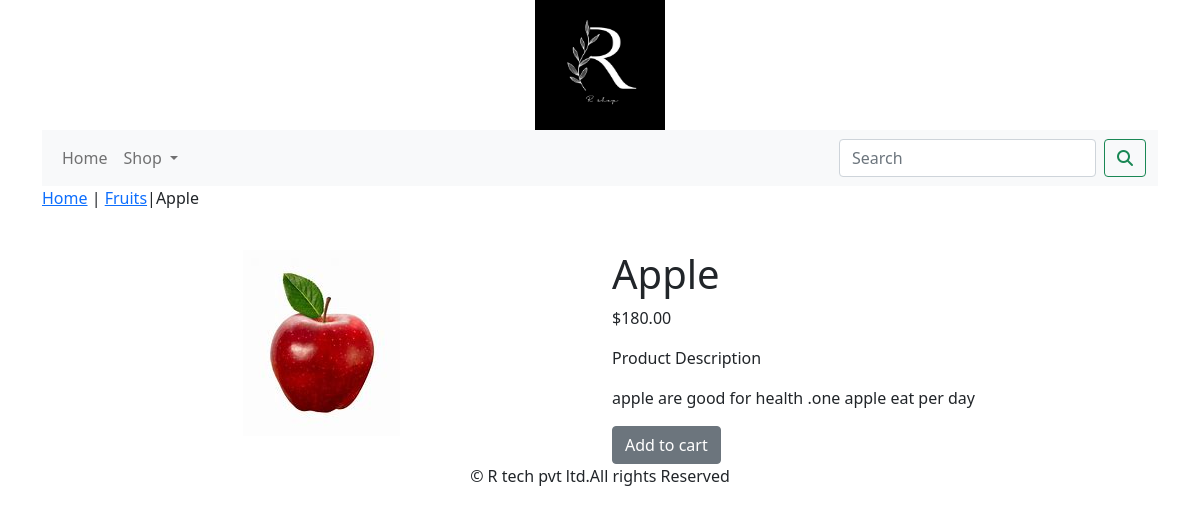
The page /shop/fruits/apple/ on the database its author committed.
### shop/models.py (models this page shows, shortened)
class Product(models.Model):
    name = models.CharField(max_length=250, unique=True)
    slug = models.SlugField(max_length=250, unique=True)
    description = models.TextField(blank=True)
    price = models.DecimalField(max_digits=10,  decimal_places=2)
    category = models.ForeignKey(Category, on_delete=models.CASCADE)
    image = models.ImageField(upload_to='product', blank=True)
    stock = models.IntegerField()
    available = models.BooleanField(default=True)
    created = models.DateTimeField(auto_now_add=True)
    updated = models.DateTimeField(auto_now=True)

class Category(models.Model):
    name = models.CharField(max_length=250, unique=True)
    slug = models.SlugField(max_length=250, unique=True)
    description = models.TextField(blank=True)
    image = models.ImageField(upload_to='category', blank=True)
    class Meta:
        ordering = ('name',)
        verbose_name = 'category'
        verbose_name_plural = 'categories'
    def get_url(self):
        return reverse('shop:products_by_category', args=[self.slug])
    def __str__(self):
        return '{}'.format(self.name)

### shop/views.py (the view)
# urls.py: path('<slug:c_slug>/<slug:product__slug>/', views.proDetail, name='prodCatdetail'),
def proDetail(request, c_slug, product__slug):
    try:
        product = Product.objects.get(category__slug=c_slug, slug=product__slug)
    except Exception as e:
        raise e
    return render(request, 'product.html', {'product': product})

### cart/context_processors.py (called while the page is built)
def counter(request):
    item_count=0
    if 'admin' in request.path:
        return {}
    else:
        try:
            cart=Cart.objects.filter(cart_id=_cart_id(request))
            cart_items=CartItem.objects.all().filter(cart=cart[:1])
            for cart_item in cart_items:
                item_count += cart_item.quantity
        except Cart.DoesNotExist:
         item_count=0
    return  dict(item_count=item_count)

### cart/views.py (called while the page is built)
def _cart_id(request):
    cart = request.session.session_key
    if not cart:
        cart = request.session.create()
    return cart

### shop/context_processors.py (called while the page is built)
def menu_links(request):
    links = Category.objects.all()
    return dict(links=links)

### templates/product.html (shortened to what this page needs)
{% extends 'base.html'%}
{% load static %}
{% block content %}
<div class="my_prod_row_class">
    <div class="mx-auto">
        <p><a href="{% url 'shop:allProdCat' %}">Home</a> | <a href="{{product.category.get_url}}">{{product.category}}</a>|{{product.name}}</p>
    </div>
</div>
<div class="container">
    <br>
    <div class="row">
        <div class="col-12 col-sm-12 col-md-12 col-lg-6 text-center">
            <div style="min-width:18rem">
            <img src="{{product.image.url}}" alt="{{product.name}}">
            </div>
         </div>
        <div class="col-12 col-sm-12 col-md-12 col-lg-6">
              <h1 class="my_prod_title">{{product.name}}</h1>
              <p>${{product.price}}</p>
              <p class="my_title">Product Description</p>
              <p class="test-justify my_prod_text">{{product.description}}</p>
               {% if  product.stock <= 0 %}
              <p class="text_justify my_prod_text"><b>Out of stocks </b></p>
               {% else %}
               <a  class="btn btn-secondary" href="{% url 'cart:add_cart' product.id %}"> Add to cart</a>
              {% endif %}
    </div>
</div>
</div>
{% endblock %}

### rows shown on the page
Product: category "Fruits", name "Apple", image (picture), price "180.00", description "apple are good for health .one apple eat per day"
